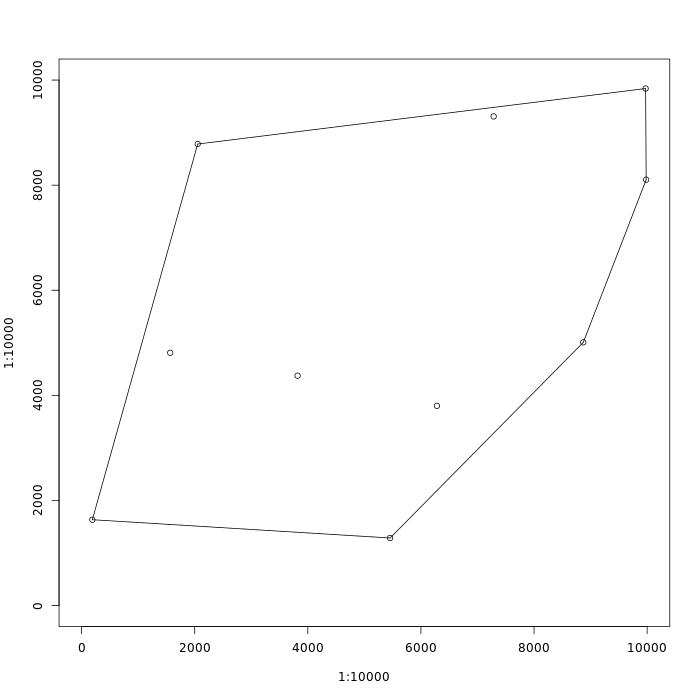

The script that saved this image:
#! /usr/bin/env Rscript
png("convex.png", width=700, height=700)
plot(1:10000, 1:10000, type="n")

#points
points(190,1634)
points(9983,8105)
points(7286,9308)
points(3819,4375)
points(2053,8783)
points(8871,5009)
points(6283,3801)
points(5455,1286)
points(9973,9839)
points(1567,4811)

#line segments
segments(190,1634,2053,8783)
segments(190,1634,5455,1286)
segments(9983,8105,8871,5009)
segments(9983,8105,9973,9839)
segments(2053,8783,9973,9839)
segments(8871,5009,5455,1286)
dev.off()
